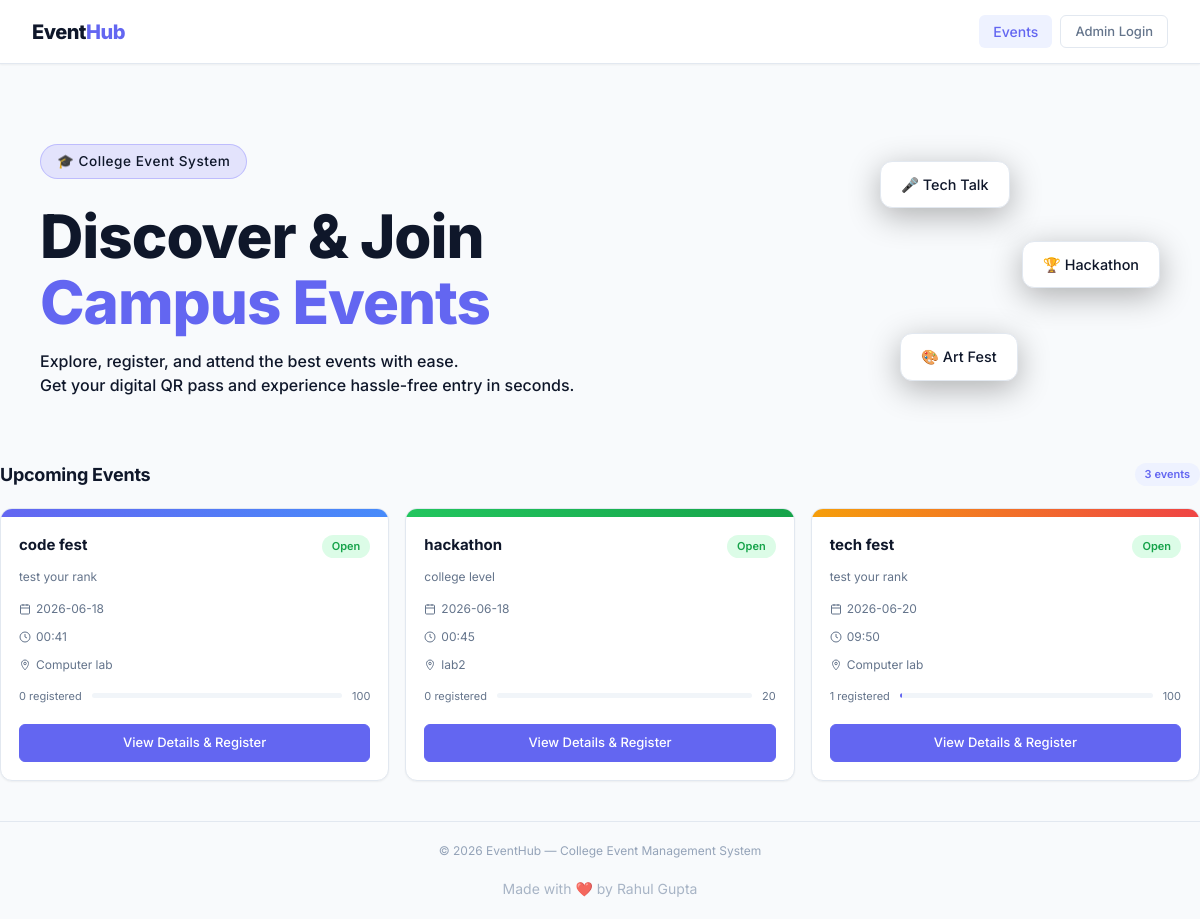
The page / on the database its author committed.
### tables this page shows
CREATE TABLE events (
        id INTEGER PRIMARY KEY AUTOINCREMENT,
        name TEXT NOT NULL, description TEXT, date TEXT NOT NULL,
        time TEXT NOT NULL, venue TEXT NOT NULL, max_participants INTEGER NOT NULL,
        created_at TEXT DEFAULT CURRENT_TIMESTAMP);

### app.py (the view)
@app.route('/')
def index():
    conn = get_db()
    events = conn.execute('''SELECT e.*, COUNT(r.id) as registered_count
        FROM events e LEFT JOIN registrations r ON e.id = r.event_id
        GROUP BY e.id ORDER BY e.date ASC''').fetchall()
    conn.close()
    return render_template('index.html', events=events)

### app.py (called while the page is built)
def get_db():
    conn = sqlite3.connect(DB_PATH)
    conn.row_factory = sqlite3.Row
    return conn

### templates/index.html (shortened to what this page needs)
{% extends "base.html" %}
{% block body %}
<nav class="top-navbar">
  <a href="{{ url_for('index') }}" class="nav-logo">Event<span>Hub</span></a>
  <div class="nav-links">
    <a href="{{ url_for('index') }}" class="active">Events</a>
    {% if session.get('admin_logged_in') %}
      <a href="{{ url_for('admin_dashboard') }}">Admin Panel</a>
      <a href="{{ url_for('checkin_page') }}">QR Check-in</a>
      <a href="{{ url_for('admin_logout') }}" class="nav-logout">
        <svg width="13" height="13" fill="none" stroke="currentColor" stroke-width="2" viewBox="0 0 24 24">
          <path d="M9 21H5a2 2 0 01-2-2V5a2 2 0 012-2h4M16 17l5-5-5-5M21 12H9"/>
        </svg>
        Logout
      </a>
    {% else %}
      <a href="{{ url_for('admin_login') }}" class="btn btn-secondary" style="font-size:13px;padding:6px 14px">Admin Login</a>
    {% endif %}
  </div>
</nav>
<section class="home-hero">
  <div class="hero-content">
    <div class="hero-badge">
      🎓 College Event System
    </div>
    <h1>Discover &amp; Join<br><span>Campus Events</span></h1>
    <p>
      Explore, register, and attend the best events with ease.<br>
      Get your digital QR pass and experience hassle-free entry in seconds.
    </p>
  </div>
  <div class="hero-graphic">
    <div class="floating-card card-1">🎤 Tech Talk</div>
    <div class="floating-card card-2">🏆 Hackathon</div>
    <div class="floating-card card-3">🎨 Art Fest</div>
  </div>
</section>
<div class="home-content">
  <div class="section-row">
    <h2>Upcoming Events</h2>
    <span class="badge badge-primary">{{ events|length }} events</span>
  </div>
  {% if events %}
  <div class="events-grid">
    {% for event in events %}
    {% set spots_left = event.max_participants - event.registered_count %}
    {% set pct = [(event.registered_count / event.max_participants * 100), 100]|min|int %}
    <div class="event-card">
      <div class="event-card-img" style="background: linear-gradient(90deg,
        {% if loop.index % 4 == 1 %}#6366F1, #478BFA
        {% elif loop.index % 4 == 2 %}#22C55E, #16A34A
        {% elif loop.index % 4 == 3 %}#F59E0B, #EF4444
        {% else %}#7C3AED, #6366F1{% endif %})"></div>
      <div class="event-card-body">
        <div class="event-card-top">
          <div>
            <div class="event-card-name">{{ event.name }}</div>
          </div>
          {% if spots_left <= 0 %}
            <span class="badge badge-full">Full</span>
          {% elif spots_left <= 10 %}
            <span class="badge badge-upcoming">{{ spots_left }} left</span>
          {% else %}
            <span class="badge badge-active">Open</span>
          {% endif %}
        </div>
        {% if event.description %}
        <div class="event-card-desc">{{ event.description[:100] }}{% if event.description|length > 100 %}...{% endif %}</div>
        {% endif %}
        <div class="event-card-meta">
          <div class="meta-row">
            <svg viewBox="0 0 24 24" fill="none" stroke="currentColor" stroke-width="2">
              <rect x="3" y="4" width="18" height="18" rx="2"/><path d="M16 2v4M8 2v4M3 10h18"/>
            </svg>
            {{ event.date }}
          </div>
          <div class="meta-row">
            <svg viewBox="0 0 24 24" fill="none" stroke="currentColor" stroke-width="2">
              <circle cx="12" cy="12" r="10"/><path d="M12 6v6l4 2"/>
            </svg>
            {{ event.time }}
          </div>
          <div class="meta-row">
            <svg viewBox="0 0 24 24" fill="none" stroke="currentColor" stroke-width="2">
              <path d="M12 2C8.13 2 5 5.13 5 9c0 5.25 7 13 7 13s7-7.75 7-13c0-3.87-3.13-7-7-7z"/>
              <circle cx="12" cy="9" r="2.5"/>
            </svg>
            {{ event.venue }}
          </div>
        </div>
        <div class="progress-row">
          <span class="progress-label">{{ event.registered_count }} registered</span>
          <div class="progress-bar"><div class="progress-fill" style="width:{{ pct }}%"></div></div>
          <span class="progress-label">{{ event.max_participants }}</span>
        </div>
        {% if spots_left > 0 %}
          <a href="{{ url_for('register', event_id=event.id) }}" class="btn btn-primary btn-full" style="margin-top:14px">
            View Details &amp; Register
          </a>
        {% else %}
          <button class="btn btn-full" style="margin-top:14px;background:var(--surface2);color:var(--text-2);border:1px solid var(--border);cursor:not-allowed" disabled>
            Registration Closed
          </button>
        {% endif %}
      </div>
    </div>
    {% endfor %}
  </div>
  {% else %}
  <div class="empty-state">
    <div class="empty-icon">📭</div>
    <h3>No events available</h3>
    <p>Check back soon or contact your event coordinator.</p>
  </div>
  {% endif %}
</div>
<footer>
  © 2026 EventHub — College Event Management System
  <br><br>
  <span style="font-size:14px; opacity:0.8;">
    Made with ❤️ by Rahul Gupta
  </span>
</footer>
{% endblock %}

### templates/base.html (shortened to what this page needs)
<!DOCTYPE html>
<html lang="en">
<head>
  <link rel="stylesheet" href="{{ url_for('static', filename='style.css') }}">
</head>
<body>
  {% block body %}{% endblock %}
</body>
</html>

### rows shown on the page
events: name "code fest", description "test your rank", date "2026-06-18", time "00:41", venue "Computer lab", registered_count "0", max_participants "100"
events: name "hackathon", description "college level", date "2026-06-18", time "00:45", venue "lab2", registered_count "0", max_participants "20"
events: name "tech fest", description "test your rank", date "2026-06-20", time "09:50", venue "Computer lab", registered_count "1", max_participants "100"

### other values the page prints
{{ events|length }} "3"
